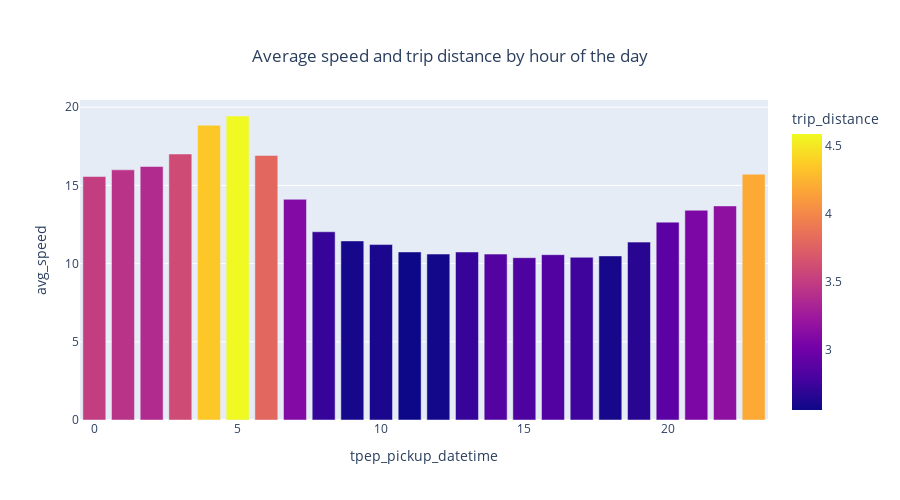

This figure's notebook cell:
### Markdown cell above
#### Average speed and trip distance by hour of the day

### Code cell
%%time
fig = px.bar(h_avg_table, x='tpep_pickup_datetime', y='avg_speed',
            color='trip_distance',
             title='Average speed and trip distance by hour of the day',
            height=500)


fig.update_layout(
    title={
        'text': "Average speed and trip distance by hour of the day",
        'y':0.9,
        'x':0.5,
        'xanchor': 'center',
        'yanchor': 'top'})

fig.show()

### Figure 1 — Plotly figure (JSON) as saved in the notebook; plotly's stock layout.template omitted (floating-point values rounded to 4 significant figures)
{"data": [{"alignmentgroup": "True", "hovertemplate": "tpep_pickup_datetime=%{x}<br>avg_speed=%{y}<br>trip_distance=%{marker.color}<extra></extra>", "legendgroup": "", "marker": {"color": [3.509, 3.429, 3.372, 3.599, 4.351, 4.585, 3.794, 3.099, 2.716, 2.589, 2.608, 2.555, 2.576, 2.72, 2.858, 2.824, 2.841, 2.748, 2.594, 2.663, 2.894, 3.067, 3.158, 4.194], "coloraxis": "coloraxis"}, "name": "", "offsetgroup": "", "orientation": "v", "showlegend": false, "textposition": "auto", "type": "bar", "x": [0, 1, 2, 3, 4, 5, 6, 7, 8, 9, 10, 11, 12, 13, 14, 15, 16, 17, 18, 19, 20, 21, 22, 23], "xaxis": "x", "y": [15.57, 15.99, 16.21, 17.01, 18.84, 19.44, 16.91, 14.11, 12.03, 11.45, 11.22, 10.74, 10.61, 10.74, 10.61, 10.38, 10.57, 10.4, 10.49, 11.37, 12.65, 13.41, 13.69, 15.71], "yaxis": "y"}], "layout": {"barmode": "relative", "coloraxis": {"colorbar": {"title": {"text": "trip_distance"}}, "colorscale": [[0, "#0d0887"], [0.1111, "#46039f"], [0.2222, "#7201a8"], [0.3333, "#9c179e"], [0.4444, "#bd3786"], [0.5556, "#d8576b"], [0.6667, "#ed7953"], [0.7778, "#fb9f3a"], [0.8889, "#fdca26"], [1, "#f0f921"]]}, "height": 500, "legend": {"tracegroupgap": 0}, "title": {"text": "Average speed and trip distance by hour of the day", "x": 0.5, "xanchor": "center", "y": 0.9, "yanchor": "top"}, "xaxis": {"anchor": "y", "domain": [0, 1], "title": {"text": "tpep_pickup_datetime"}}, "yaxis": {"anchor": "x", "domain": [0, 1], "title": {"text": "avg_speed"}}}}
